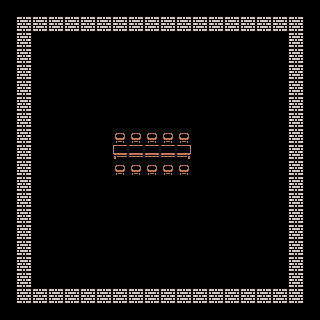

This is a level from a 2D game, rendered from its Tiled map with the project's own tilesets. A one-line summary and the complete map file follow:
An orthogonal 20x20 tile map with 16x16 px tiles, 3 tile layers (Ground, Walls, Objects).

<map version="1.2" tiledversion="1.2.4" orientation="orthogonal" renderorder="right-down" width="20" height="20" tilewidth="16" tileheight="16" infinite="0" nextlayerid="6" nextobjectid="1">
 <tileset firstgid="1" source="tileset_colored.tsx" />
 <layer id="2" name="Ground" width="20" height="20">
  <data encoding="csv">
1,1,1,1,1,1,1,1,1,1,1,1,1,1,1,1,1,1,1,1,
1,1,1,1,1,1,1,1,1,1,1,1,1,1,1,1,1,1,1,1,
1,1,1,1,1,1,1,1,1,1,1,1,1,1,1,1,1,1,1,1,
1,1,1,1,1,1,1,1,1,1,1,1,1,1,1,1,1,1,1,1,
1,1,1,1,1,1,1,1,1,1,1,1,1,1,1,1,1,1,1,1,
1,1,1,1,1,1,1,1,1,1,1,1,1,1,1,1,1,1,1,1,
1,1,1,1,1,1,1,1,1,1,1,1,1,1,1,1,1,1,1,1,
1,1,1,1,1,1,1,1,1,1,1,1,1,1,1,1,1,1,1,1,
1,1,1,1,1,1,1,1,1,1,1,1,1,1,1,1,1,1,1,1,
1,1,1,1,1,1,1,1,1,1,1,1,1,1,1,1,1,1,1,1,
1,1,1,1,1,1,1,1,1,1,1,1,1,1,1,1,1,1,1,1,
1,1,1,1,1,1,1,1,1,1,1,1,1,1,1,1,1,1,1,1,
1,1,1,1,1,1,1,1,1,1,1,1,1,1,1,1,1,1,1,1,
1,1,1,1,1,1,1,1,1,1,1,1,1,1,1,1,1,1,1,1,
1,1,1,1,1,1,1,1,1,1,1,1,1,1,1,1,1,1,1,1,
1,1,1,1,1,1,1,1,1,1,1,1,1,1,1,1,1,1,1,1,
1,1,1,1,1,1,1,1,1,1,1,1,1,1,1,1,1,1,1,1,
1,1,1,1,1,1,1,1,1,1,1,1,1,1,1,1,1,1,1,1,
1,1,1,1,1,1,1,1,1,1,1,1,1,1,1,1,1,1,1,1,
1,1,1,1,1,1,1,1,1,1,1,1,1,1,1,1,1,1,1,1
</data>
 </layer>
 <layer id="1" name="Walls" width="20" height="20">
  <data encoding="csv">
0,0,0,0,0,0,0,0,0,0,0,0,0,0,0,0,0,0,0,0,
0,555,555,555,555,555,555,555,555,555,555,555,555,555,555,555,555,555,555,0,
0,555,0,0,0,0,0,0,0,0,0,0,0,0,0,0,0,0,555,0,
0,555,0,0,0,0,0,0,0,0,0,0,0,0,0,0,0,0,555,0,
0,555,0,0,0,0,0,0,0,0,0,0,0,0,0,0,0,0,555,0,
0,555,0,0,0,0,0,0,0,0,0,0,0,0,0,0,0,0,555,0,
0,555,0,0,0,0,0,0,0,0,0,0,0,0,0,0,0,0,555,0,
0,555,0,0,0,0,0,0,0,0,0,0,0,0,0,0,0,0,555,0,
0,555,0,0,0,0,0,0,0,0,0,0,0,0,0,0,0,0,555,0,
0,555,0,0,0,0,0,0,0,0,0,0,0,0,0,0,0,0,555,0,
0,555,0,0,0,0,0,0,0,0,0,0,0,0,0,0,0,0,555,0,
0,555,0,0,0,0,0,0,0,0,0,0,0,0,0,0,0,0,555,0,
0,555,0,0,0,0,0,0,0,0,0,0,0,0,0,0,0,0,555,0,
0,555,0,0,0,0,0,0,0,0,0,0,0,0,0,0,0,0,555,0,
0,555,0,0,0,0,0,0,0,0,0,0,0,0,0,0,0,0,555,0,
0,555,0,0,0,0,0,0,0,0,0,0,0,0,0,0,0,0,555,0,
0,555,0,0,0,0,0,0,0,0,0,0,0,0,0,0,0,0,555,0,
0,555,0,0,0,0,0,0,0,0,0,0,0,0,0,0,0,0,555,0,
0,555,555,555,555,555,555,555,555,555,555,555,555,555,555,555,555,555,555,0,
0,0,0,0,0,0,0,0,0,0,0,0,0,0,0,0,0,0,0,0
</data>
 </layer>
 <layer id="5" name="Objects" width="20" height="20">
  <data encoding="csv">
1,1,1,1,1,1,1,1,1,1,1,1,1,1,1,1,1,1,1,1,
1,1,1,1,1,1,1,1,1,1,1,1,1,1,1,1,1,1,1,1,
1,1,1,1,1,1,1,1,1,1,1,1,1,1,1,1,1,1,1,1,
1,1,1,1,1,1,1,1,1,1,1,1,1,1,1,1,1,1,1,1,
1,1,1,1,1,1,1,1,1,1,1,1,1,1,1,1,1,1,1,1,
1,1,1,1,1,1,1,1,1,1,1,1,1,1,1,1,1,1,1,1,
1,1,1,1,1,1,1,1,1,1,1,1,1,1,1,1,1,1,1,1,
1,1,1,1,1,1,1,1,1,1,1,1,1,1,1,1,1,1,1,1,
1,1,1,1,1,1,1,258,258,258,258,258,1,1,1,1,1,1,1,1,
1,1,1,1,1,1,1,260,261,261,261,2147483908,1,1,1,1,1,1,1,1,
1,1,1,1,1,1,1,258,258,258,258,258,1,1,1,1,1,1,1,1,
1,1,1,1,1,1,1,1,1,1,1,1,1,1,1,1,1,1,1,1,
1,1,1,1,1,1,1,1,1,1,1,1,1,1,1,1,1,1,1,1,
1,1,1,1,1,1,1,1,1,1,1,1,1,1,1,1,1,1,1,1,
1,1,1,1,1,1,1,1,1,1,1,1,1,1,1,1,1,1,1,1,
1,1,1,1,1,1,1,1,1,1,1,1,1,1,1,1,1,1,1,1,
1,1,1,1,1,1,1,1,1,1,1,1,1,1,1,1,1,1,1,1,
1,1,1,1,1,1,1,1,1,1,1,1,1,1,1,1,1,1,1,1,
1,1,1,1,1,1,1,1,1,1,1,1,1,1,1,1,1,1,1,1,
1,1,1,1,1,1,1,1,1,1,1,1,1,1,1,1,1,1,1,1
</data>
 </layer>
 <objectgroup id="4" name="Interactions" />
</map>
